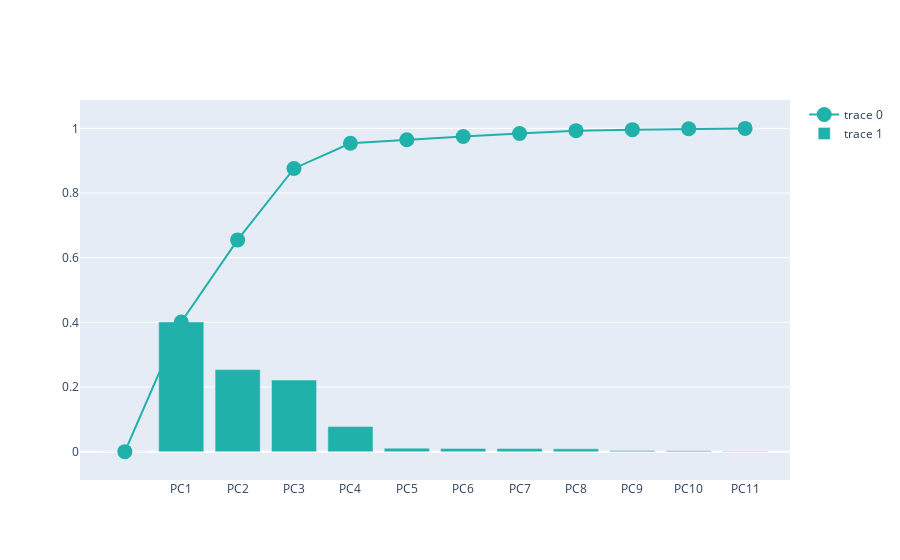

This figure's notebook cell:
### Code cell
#ploting variance and cumulative
import plotly.graph_objects as go
fig=go.Figure()
fig.add_trace(
    go.Scatter(
        x= df_explained_variance['PC'],
        y= df_explained_variance['Cumulative Variance'],
        marker=dict(size=15, color="lightSeaGreen")
    ))
fig.add_trace(
    go.Bar(
        x = df_explained_variance['PC'],
        y = df_explained_variance['Explained Variance'],
        marker=dict(color="lightSeaGreen")
    ))
fig.show()

### Figure 1 — Plotly figure (JSON) as saved in the notebook; plotly's stock layout.template omitted (floating-point values rounded to 4 significant figures)
{"data": [{"marker": {"color": "lightSeaGreen", "size": 15}, "type": "scatter", "x": ["", "PC1", "PC2", "PC3", "PC4", "PC5", "PC6", "PC7", "PC8", "PC9", "PC10", "PC11"], "y": [0, 0.401, 0.655, 0.876, 0.954, 0.965, 0.975, 0.984, 0.993, 0.996, 0.999, 1]}, {"marker": {"color": "lightSeaGreen"}, "type": "bar", "x": ["", "PC1", "PC2", "PC3", "PC4", "PC5", "PC6", "PC7", "PC8", "PC9", "PC10", "PC11"], "y": [0, 0.4011, 0.2538, 0.2215, 0.07758, 0.0107, 0.009986, 0.009356, 0.008547, 0.003441, 0.00308, 0.0009647]}], "layout": {"autosize": true, "xaxis": {"autorange": true, "range": [-0.7295, 11.73], "type": "category"}, "yaxis": {"autorange": true, "range": [-0.1283, 1.128], "type": "linear"}}}
